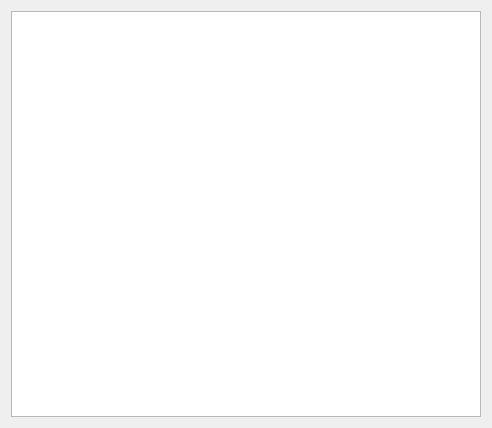
<ui version="4.0" >
 <class>ClientForm</class>
 <widget class="QWidget" name="ClientForm" >
  <property name="geometry" >
   <rect>
    <x>0</x>
    <y>0</y>
    <width>492</width>
    <height>428</height>
   </rect>
  </property>
  <property name="windowTitle" >
   <string>Client Tree</string>
  </property>
  <layout class="QGridLayout" >
   <item row="0" column="0" >
    <widget class="QTableWidget" name="tableWidget" />
   </item>
  </layout>
  <action name="actionRefreshClients" >
   <property name="icon" >
    <iconset resource="../main.qrc" >
     <normaloff>:/images/view-refresh.png</normaloff>:/images/view-refresh.png</iconset>
   </property>
   <property name="text" >
    <string>Refresh Client List</string>
   </property>
   <property name="statusTip" >
    <string>Requery the director for the list of clients.</string>
   </property>
  </action>
  <action name="actionListJobsofClient" >
   <property name="icon" >
    <iconset resource="../main.qrc" >
     <normaloff>:/images/emblem-system.png</normaloff>:/images/emblem-system.png</iconset>
   </property>
   <property name="text" >
    <string>List Jobs of Client</string>
   </property>
   <property name="statusTip" >
    <string>Open a joblist page selecting this client.</string>
   </property>
  </action>
  <action name="actionPurgeJobs" >
   <property name="icon" >
    <iconset resource="../main.qrc" >
     <normaloff>:/images/weather-severe-alert.png</normaloff>:/images/weather-severe-alert.png</iconset>
   </property>
   <property name="text" >
    <string>Purge Jobs</string>
   </property>
   <property name="statusTip" >
    <string>Purge jobs peformed from this client.</string>
   </property>
  </action>
  <action name="actionPrune" >
   <property name="icon" >
    <iconset resource="../main.qrc" >
     <normaloff>:/images/edit-cut.png</normaloff>:/images/edit-cut.png</iconset>
   </property>
   <property name="text" >
    <string>Prune Jobs</string>
   </property>
   <property name="statusTip" >
    <string>Open the diaolog to prune for this client.</string>
   </property>
  </action>
  <action name="actionStatusClientWindow" >
   <property name="icon" >
    <iconset resource="../main.qrc" >
     <normaloff>:/images/status.png</normaloff>:/images/status.png</iconset>
   </property>
   <property name="text" >
    <string>Status Client</string>
   </property>
  </action>
 </widget>
 <resources>
  <include location="../main.qrc" />
 </resources>
 <connections/>
</ui>
